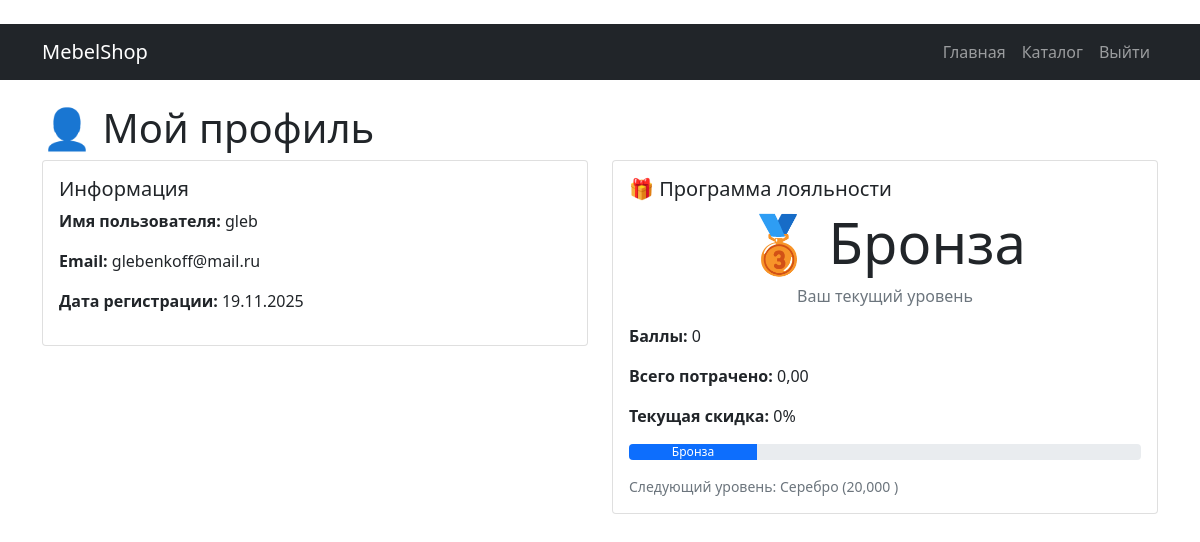
The app's page /accounts/profile/ (signed in) with its own data.
### accounts/models.py (models this page shows, shortened)
class LoyaltyProgram(models.Model):
    user = models.OneToOneField(User, on_delete=models.CASCADE)
    LEVELS = [
        ('bronze', '🥉 Бронза'),
        ('silver', '🥈 Серебро'),
        ('gold', '🥇 Золото'),
        ('platinum', '💎 Платина'),
    ]
    points = models.PositiveIntegerField(default=0)
    level = models.CharField(max_length=20, choices=LEVELS, default='bronze')
    total_spent = models.DecimalField(max_digits=12, decimal_places=2, default=0)
    def get_discount_percent(self):
        discounts = {
            'bronze': 0,
            'silver': 5,
            'gold': 10,
            'platinum': 15
        }
        return discounts.get(self.level, 0)

### accounts/views.py (the view)
# urls.py: path('profile/', views.profile, name='profile'),
@login_required
def profile(request):
    loyalty, created = LoyaltyProgram.objects.get_or_create(user=request.user)
    return render(request, 'accounts/profile.html', {'loyalty': loyalty})

### templates/accounts/profile.html (shortened to what this page needs)
﻿<!DOCTYPE html>
<html lang="ru">
<head>
    <link href="https://cdn.jsdelivr.net/npm/bootstrap@5.1.3/dist/css/bootstrap.min.css" rel="stylesheet">
</head>
<body>
    <nav class="navbar navbar-expand-lg navbar-dark bg-dark">
        <div class="container">
            <a class="navbar-brand" href="/">MebelShop</a>
            <div class="navbar-nav ms-auto">
                <a class="nav-link" href="/">Главная</a>
                <a class="nav-link" href="/catalog/">Каталог</a>
                <a class="nav-link" href="/accounts/logout/">Выйти</a>
            </div>
        </div>
    </nav>
    <div class="container mt-4">
        <h1>👤 Мой профиль</h1>
        <div class="row">
            <div class="col-md-6">
                <div class="card">
                    <div class="card-body">
                        <h5 class="card-title">Информация</h5>
                        <p><strong>Имя пользователя:</strong> {{ user.username }}</p>
                        <p><strong>Email:</strong> {{ user.email|default:"Не указан" }}</p>
                        <p><strong>Дата регистрации:</strong> {{ user.date_joined|date:"d.m.Y" }}</p>
                    </div>
                </div>
            </div>
            <div class="col-md-6">
                <div class="card">
                    <div class="card-body">
                        <h5 class="card-title">🎁 Программа лояльности</h5>
                        <div class="text-center mb-3">
                            <h2 class="display-4">{{ loyalty.get_level_display }}</h2>
                            <p class="text-muted">Ваш текущий уровень</p>
                        </div>
                        <div class="mb-3">
                            <p><strong>Баллы:</strong> {{ loyalty.points }}</p>
                            <p><strong>Всего потрачено:</strong> {{ loyalty.total_spent }} </p>
                            <p><strong>Текущая скидка:</strong> {{ loyalty.get_discount_percent }}%</p>
                        </div>
                        <div class="progress mb-3">
                            {% if loyalty.level == 'bronze' %}
                            <div class="progress-bar" style="width: 25%">Бронза</div>
                            {% elif loyalty.level == 'silver' %}
                            <div class="progress-bar" style="width: 50%">Серебро</div>
                            {% elif loyalty.level == 'gold' %}
                            <div class="progress-bar" style="width: 75%">олото</div>
                            {% else %}
                            <div class="progress-bar" style="width: 100%">латина</div>
                            {% endif %}
                        </div>
                        <small class="text-muted">
                            Следующий уровень:
                            {% if loyalty.level == 'bronze' %}Серебро (20,000 )
                            {% elif loyalty.level == 'silver' %}Золото (50,000 )
                            {% elif loyalty.level == 'gold' %}Платина (100,000 )
                            {% else %}Максимальный уровень достигнут 🎉
                            {% endif %}
                        </small>
                    </div>
                </div>
            </div>
        </div>
    </div>
</body>
</html>

### records on screen
LoyaltyProgram: level "🥉 Бронза", points "0", total_spent "0,00", get_discount_percent "0"

### other values on screen
{{ user.username }} "gleb"
{{ user.email|default:"Не указан" }} "glebenkoff@mail.ru"
{{ user.date_joined|date:"d.m.Y" }} "19.11.2025"
